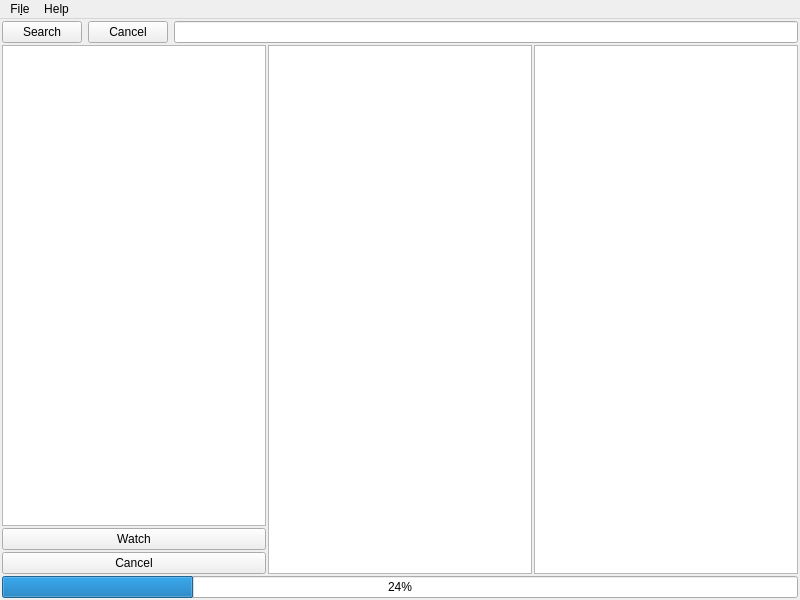
<?xml version="1.0" encoding="UTF-8"?>
<ui version="4.0">
 <class>MainWindow</class>
 <widget class="QMainWindow" name="MainWindow">
  <property name="geometry">
   <rect>
    <x>0</x>
    <y>0</y>
    <width>800</width>
    <height>600</height>
   </rect>
  </property>
  <property name="windowTitle">
   <string>MainWindow</string>
  </property>
  <widget class="QWidget" name="centralWidget">
   <property name="cursor">
    <cursorShape>ArrowCursor</cursorShape>
   </property>
   <property name="contextMenuPolicy">
    <enum>Qt::PreventContextMenu</enum>
   </property>
   <property name="layoutDirection">
    <enum>Qt::LeftToRight</enum>
   </property>
   <layout class="QGridLayout" name="gridLayout" columnstretch="0,0,0">
    <property name="sizeConstraint">
     <enum>QLayout::SetNoConstraint</enum>
    </property>
    <property name="leftMargin">
     <number>2</number>
    </property>
    <property name="topMargin">
     <number>2</number>
    </property>
    <property name="rightMargin">
     <number>2</number>
    </property>
    <property name="bottomMargin">
     <number>2</number>
    </property>
    <property name="spacing">
     <number>2</number>
    </property>
    <item row="4" column="2" rowspan="3">
     <widget class="QTextEdit" name="showPatternLines"/>
    </item>
    <item row="7" column="0" colspan="3">
     <widget class="QProgressBar" name="progressBar">
      <property name="value">
       <number>24</number>
      </property>
     </widget>
    </item>
    <item row="2" column="0" colspan="3">
     <layout class="QGridLayout" name="gridLayout_2">
      <property name="topMargin">
       <number>0</number>
      </property>
      <item row="0" column="1">
       <widget class="QPushButton" name="cancelSearchButton">
        <property name="text">
         <string>Cancel</string>
        </property>
       </widget>
      </item>
      <item row="0" column="3">
       <widget class="QLineEdit" name="patternEdit"/>
      </item>
      <item row="0" column="0">
       <widget class="QPushButton" name="searchButton">
        <property name="text">
         <string>Search</string>
        </property>
       </widget>
      </item>
     </layout>
    </item>
    <item row="4" column="0">
     <widget class="QTreeView" name="treeView"/>
    </item>
    <item row="6" column="0">
     <widget class="QPushButton" name="cancelWatchButton">
      <property name="text">
       <string>Cancel</string>
      </property>
     </widget>
    </item>
    <item row="5" column="0">
     <widget class="QPushButton" name="watchButton">
      <property name="text">
       <string>Watch</string>
      </property>
     </widget>
    </item>
    <item row="4" column="1" rowspan="3">
     <widget class="QListWidget" name="listWidget"/>
    </item>
   </layout>
  </widget>
  <widget class="QMenuBar" name="menuBar">
   <property name="geometry">
    <rect>
     <x>0</x>
     <y>0</y>
     <width>800</width>
     <height>23</height>
    </rect>
   </property>
   <widget class="QMenu" name="menuFile">
    <property name="title">
     <string>Fi&amp;le</string>
    </property>
    <addaction name="separator"/>
    <addaction name="actionExit"/>
   </widget>
   <widget class="QMenu" name="menuHelp">
    <property name="title">
     <string>Help</string>
    </property>
    <addaction name="actionAbout"/>
   </widget>
   <addaction name="menuFile"/>
   <addaction name="menuHelp"/>
  </widget>
  <action name="actionExit">
   <property name="text">
    <string>&amp;Exit</string>
   </property>
  </action>
  <action name="actionAbout">
   <property name="text">
    <string>About</string>
   </property>
  </action>
 </widget>
 <layoutdefault spacing="6" margin="11"/>
 <resources/>
 <connections/>
</ui>
